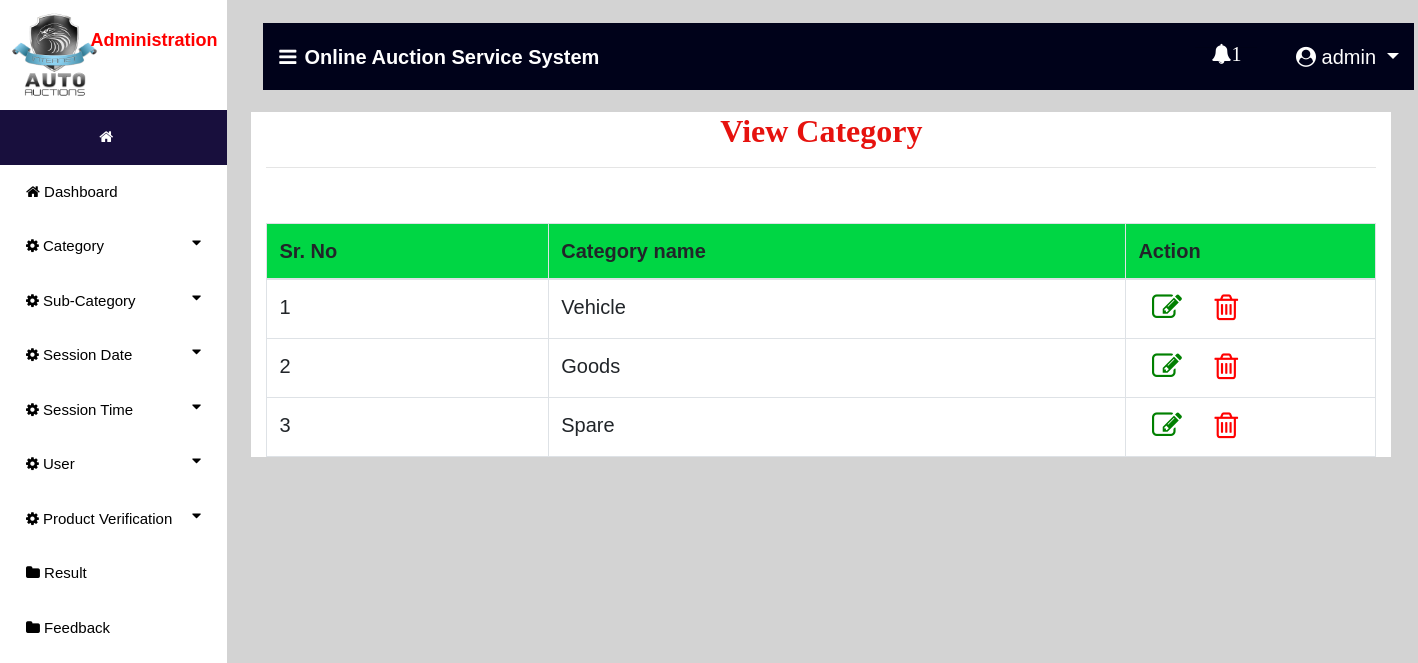
The page /view_category (signed in) on the database its author committed.
### auction/models.py (models this page shows, shortened)
class Category(models.Model):
    name = models.CharField(max_length=100,null=True)

### auction/views.py (the view)
# urls.py: path('view_category', view_category, name='view_category'),
def view_category(request):
    if not request.user.is_staff:
        return redirect('login_user')
    new2 = new()
    count = 0
    if new2:
        count += 1
    user1 = User.objects.get(id=request.user.id)
    pro = ""
    try:
        pro = Bidder.objects.get(user=user1)
        if pro:
            error = "pat"
    except:
        pro = Auction_User.objects.get(user=user1)
    cat = Category.objects.all()
    d = {'error':error,'pro':pro,'data':pro,'cat':cat,'count':count,'new2':new2}
    return render(request,'view_category.html',d)

### auction/views.py (called while the page is built)
def new():
    status = Status.objects.get(status="pending")
    new_pro = Product.objects.filter(status=status)
    return new_pro

### auction/templates/view_category.html (shortened to what this page needs)
{% extends 'navigation3.html' %}
{% block body1 %}
 <div class="container" style="background:white">
<center><h2 style = "font-family : 'Monotype Corsiva' ; color : #E6120E ; font-weight : bold;margin-top:2%">View Category</h2></center><hr>
<table class="table table-bordered" id="myTable">
  <thead>
  <tr>
    <th>Sr. No</th>
    <th>Category name</th>
    <th style="width:250px">Action</th>
  </tr>
  </thead>
   <tbody>
{% for i in cat %}
  <tr>
      <td>{{forloop.counter}}</td>
    <td>{{i.name}}</td>
      <td><a href="{% url 'edit_category' i.id %}"> <i style="font-size:30px;color:green;margin-left:6%" class="fa fa-edit"></i></a>
          <a href="{% url 'delete_category' i.id %}">  <i style="font-size:30px;color:red;margin-left:12%" class="fa fa-trash-o" onclick="return confirm('Are you sure?')"></i></a></td>
  </tr>
   {% endfor %}
    </tbody>
</table>
 </div>
{% endblock %}

### auction/templates/navigation3.html (shortened to what this page needs)
{% extends 'navigation2.html' %}
{% block body %}
<nav class="navbar navbar-expand-lg navbar-light" style="margin-left:2%;margin-top:2%;width:99%;background-color:#00021a">
  <a class="navbar-brand" href="#" style="color:white;font-weight:bold"><i class="fa fa-bars" style="margin-right:8px"></i>Online Auction Service System</a>
  {% if request.user.is_staff %}
     <div class="collapse navbar-collapse nav justify-content-end" id="navbarNavDropdown">
      <li class="nav-item dropdown" style="margin-right:3%;color:white;margin-left:600px">
        <a class="nav-link dropdown" style="margin-left:5%;color:white" href="#" id="navbarDropdown" role="button" data-toggle="dropdown" aria-haspopup="true">
          <i class="fa fa-bell" style="top:0;padding-bottom:10px">{{count}}</i>
        </a>
        <hr>
      </li>
  </div>
     {% endif %}
  <div class="collapse navbar-collapse nav justify-content-end" id="navbarNavDropdown">
      <li class="nav-item dropdown" style="margin-right:3%;color:white">
        <a class="nav-link dropdown-toggle" style="color:white;margin-left:5%" href="#" id="navbarDropdown" role="button" data-toggle="dropdown" aria-haspopup="true" aria-expanded="false">
          <i class="fa fa-user-circle"></i> {{request.user.username}}
        </a>
      </li>
  </div>
 </nav>
{% block body1 %}
{% endblock %}
{% endblock %}

### auction/templates/navigation2.html (style rules this page uses)
thead { background:#00d644; }
body { font-family: "Lato", sans-serif; }
body { margin:0;font-family:Arial }
.dropdown { float:right; }

### rows shown on the page
Category: name "Vehicle"
Category: name "Goods"
Category: name "Spare"

### other values the page prints
{{ count }} "1"
{{ request.user.username }} "admin"
